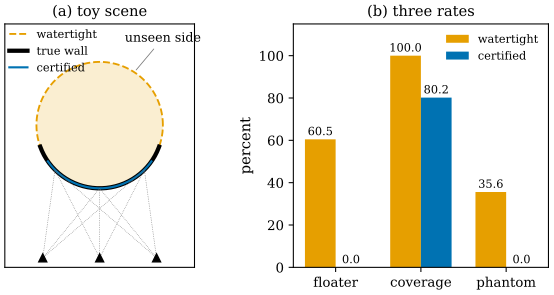

The script that saved this image:
"""Figure 50.1.1: why a watertight closure creates phantom collision surface (a 2D toy of our construction).

The true scene is a thin wall: the arc of the unit circle with angles in [200, 340] degrees, seen from cameras below.
(a) a watertight candidate closes the unseen side (the full circle, solid inside); the certified candidate keeps only the
open arc [215, 325] degrees. (b) floater = share of the candidate farther than tol = 0.02 from the wall,
coverage = share of the wall within tol of the candidate, phantom = share of free-space probes (uniform in [-1.5, 1.5]^2,
farther than tol from the wall) that the candidate blocks.

Run from the project root: PYTHONPATH=tools python3 chapters/50-paper-manifold-gs/figures/fig-50-1-1-phantom-toy.py
"""
import sys
from pathlib import Path

import numpy as np

sys.path.insert(0, str(Path(__file__).resolve().parents[1] / "lib"))
import dgfig  # noqa: E402
import mgs50 as g  # noqa: E402

dgfig.setup()
import matplotlib.pyplot as plt  # noqa: E402
from matplotlib.patches import Circle  # noqa: E402

C = dgfig.COLORS
m = g.toy_metrics()
fw, cw, pw = m["watertight"]
fc, cc, pc = m["certified"]
# self-checks: the closure covers the whole wall, its floater is about the unseen share 220/360, the certified arc has
# no floater and no phantom, and covers about 110/140 of the wall
assert cw == 100.0 and abs(fw - 100 * 220 / 360) < 1.5
assert fc == 0.0 and pc == 0.0 and abs(cc - 100 * 110 / 140) < 2.5
assert abs(pw - 100 * np.pi / (9 - 0.0)) < 2.0

fig, (ax, bx) = plt.subplots(1, 2, figsize=(6.4, 3.3), gridspec_kw={"width_ratios": [1.05, 1]})
ax.add_patch(Circle((0, 0), 1.0, facecolor=C["accent"], alpha=0.18, edgecolor="none"))
full = g.arc_points(0, 360, 400)
ax.plot(full[:, 0], full[:, 1], color=C["accent"], lw=1.4, ls="--", label="watertight")
gt = g.arc_points(*g.TOY_GT, 200)
ax.plot(gt[:, 0], gt[:, 1], color=C["main"], lw=3.2, label="true wall")
ce = g.arc_points(*g.TOY_CERT, 200)
ax.plot(ce[:, 0], ce[:, 1], color=C["tangent"], lw=1.6, label="certified")
for cx in (-0.9, 0.0, 0.9):
    for ang in (225.0, 270.0, 315.0):
        hit = g.arc_points(ang, ang, 1)[0]
        ax.plot([cx, hit[0]], [-2.1, hit[1]], color=C["aux"], lw=0.5, ls=":")
    ax.plot([cx], [-2.1], marker="^", color=C["main"], ms=6)
ax.annotate("unseen side", xy=(0.55, 0.84), xytext=(1.0, 1.32), fontsize=9.5, ha="center",
            arrowprops=dict(arrowstyle="-", lw=0.6, color=C["aux"]))
ax.set_xlim(-1.5, 1.5)
ax.set_ylim(-2.25, 1.6)
ax.set_aspect("equal")
ax.set_xticks([])
ax.set_yticks([])
ax.legend(loc="upper left", fontsize=8.5, frameon=False, handlelength=1.6, bbox_to_anchor=(-0.03, 1.02))
ax.set_title("(a) toy scene", fontsize=11)

x = np.arange(3)
w = 0.36
bx.bar(x - w / 2, [fw, cw, pw], w, color=C["accent"], label="watertight")
bx.bar(x + w / 2, [fc, cc, pc], w, color=C["tangent"], label="certified")
for xi, a, b in zip(x, (fw, cw, pw), (fc, cc, pc)):
    bx.text(xi - w / 2, a + 2, f"{a:.1f}", ha="center", fontsize=8.5)
    bx.text(xi + w / 2, b + 2, f"{b:.1f}", ha="center", fontsize=8.5)
bx.set_xticks(x)
bx.set_xticklabels(["floater", "coverage", "phantom"])
bx.set_ylabel("percent")
bx.set_ylim(0, 115)
bx.legend(loc="upper right", fontsize=8.5, frameon=False)
bx.set_title("(b) three rates", fontsize=11)
fig.tight_layout()
dgfig.save(fig, __file__)
print("watertight floater %.2f coverage %.2f phantom %.2f | certified %.2f %.2f %.2f" % (fw, cw, pw, fc, cc, pc))
